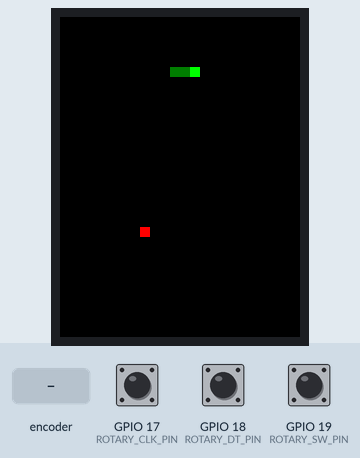
Simulated run of this sketch. Board: ESP32. Shown: 240×320 colour display. The inputs (shaded band) are chosen by the test bench; at power-on: GPIO 19 (ROTARY_SW_PIN) HIGH, GPIO 17 (ROTARY_CLK_PIN) HIGH, GPIO 18 (ROTARY_DT_PIN) HIGH. Random numbers use the default seed unless the sketch sets one.

Above: at 1.5 s.
1.6 s: rotary encoder on GPIO 17 (ROTARY_CLK_PIN) / GPIO 18 (ROTARY_DT_PIN) turned 1 step (first pin leading)
At 4.62 s:
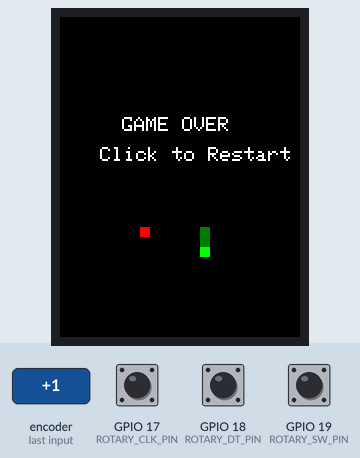
4.8 s: GPIO 19 (ROTARY_SW_PIN) pulled LOW for 0.15 s
At 5.15 s:
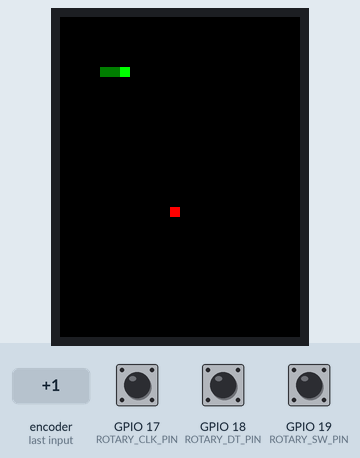
5.5 s: GPIO 19 (ROTARY_SW_PIN) pulled LOW for 1 s
At 5.85 s:
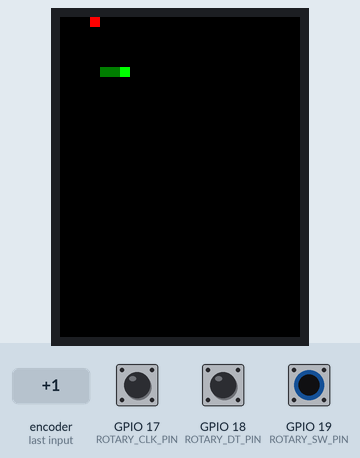
7.1 s: rotary encoder on GPIO 17 (ROTARY_CLK_PIN) / GPIO 18 (ROTARY_DT_PIN) turned 1 step (first pin leading)
At 11.0 s:
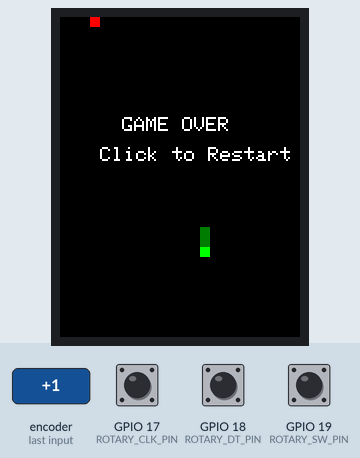
Timing chart, 0 to 11.3 s (numbered marks = the images above; inputs shaded):
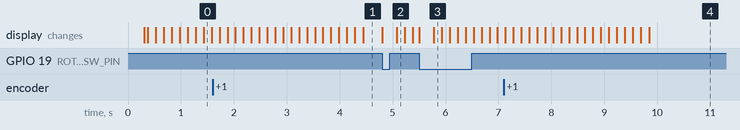

Measured:
- after the input at 4.8 s, the display: first changes at once (image 2 shows a later state)

The sketch:

Snake.ino
```cpp
#include <TFT_eSPI.h>

#define ROTARY_CLK_PIN 17
#define ROTARY_DT_PIN  18
#define ROTARY_SW_PIN  19

#define SCREEN_WIDTH 240
#define SCREEN_HEIGHT 240
#define GRID_SIZE 10
#define GRID_WIDTH (SCREEN_WIDTH / GRID_SIZE)
#define GRID_HEIGHT (SCREEN_HEIGHT / GRID_SIZE)

TFT_eSPI tft = TFT_eSPI();

enum Direction { UP, RIGHT, DOWN, LEFT };
Direction dir = RIGHT;

struct Point {
  int x;
  int y;
};

Point snake[GRID_WIDTH * GRID_HEIGHT];
int snakeLength = 3;

Point food;

bool gameOver = false;
unsigned long lastMoveTime = 0;
const int moveInterval = 150;

void drawPixel(int x, int y, uint16_t color) {
  tft.fillRect(x * GRID_SIZE, y * GRID_SIZE, GRID_SIZE, GRID_SIZE, color);
}

void placeFood() {
  bool placed = false;
  while (!placed) {
    food.x = random(GRID_WIDTH);
    food.y = random(GRID_HEIGHT);
    placed = true;
    for (int i = 0; i < snakeLength; i++) {
      if (snake[i].x == food.x && snake[i].y == food.y) {
        placed = false;
        break;
      }
    }
  }
}

void resetGame() {
  dir = RIGHT;
  snakeLength = 3;
  for (int i = 0; i < snakeLength; i++) {
    snake[i] = {5 - i, 5};
  }
  placeFood();
  gameOver = false;
  lastMoveTime = millis();
  tft.fillScreen(TFT_BLACK);
}

void handleInput() {
  static int lastCLK = digitalRead(ROTARY_CLK_PIN);
  int currentCLK = digitalRead(ROTARY_CLK_PIN);

  if (currentCLK != lastCLK && currentCLK == LOW) {
    int dtState = digitalRead(ROTARY_DT_PIN);
    if (dtState != currentCLK) {
      dir = (Direction)((dir + 1) % 4); // clockwise
    } else {
      dir = (Direction)((dir + 3) % 4); // counter-clockwise
    }
  }
  lastCLK = currentCLK;

  static int lastSwState = HIGH;
  int swState = digitalRead(ROTARY_SW_PIN);
  if (swState == LOW && lastSwState == HIGH) {
    resetGame();
    delay(200);
  }
  lastSwState = swState;
}

void moveSnake() {
  if (millis() - lastMoveTime < moveInterval) return;
  lastMoveTime = millis();

  Point head = snake[0];
  Point newHead = head;

  switch (dir) {
    case UP:    newHead.y--; break;
    case DOWN:  newHead.y++; break;
    case LEFT:  newHead.x--; break;
    case RIGHT: newHead.x++; break;
  }

  if (newHead.x < 0 || newHead.x >= GRID_WIDTH ||
      newHead.y < 0 || newHead.y >= GRID_HEIGHT) {
    gameOver = true;
    return;
  }

  for (int i = 0; i < snakeLength; i++) {
    if (snake[i].x == newHead.x && snake[i].y == newHead.y) {
      gameOver = true;
      return;
    }
  }

  for (int i = snakeLength; i > 0; i--) {
    snake[i] = snake[i - 1];
  }
  snake[0] = newHead;

  if (newHead.x == food.x && newHead.y == food.y) {
    snakeLength++;
    placeFood();
  } else {
    drawPixel(snake[snakeLength].x, snake[snakeLength].y, TFT_BLACK);
  }
}

void drawSnake() {
  for (int i = 0; i < snakeLength; i++) {
    drawPixel(snake[i].x, snake[i].y, i == 0 ? TFT_GREEN : TFT_DARKGREEN);
  }
}

void drawFood() {
  drawPixel(food.x, food.y, TFT_RED);
}

void drawGameOver() {
  tft.setTextColor(TFT_WHITE, TFT_BLACK);
  tft.setTextSize(2);
  tft.setCursor(50, SCREEN_HEIGHT / 2 - 20);
  tft.println(" GAME OVER ");
  tft.setCursor(40, SCREEN_HEIGHT / 2 + 10);
  tft.println("Click to Restart");
}

void setup() {
  Serial.begin(115200);
  tft.init();
  tft.setRotation(0);
  tft.fillScreen(TFT_BLACK);
  pinMode(ROTARY_CLK_PIN, INPUT_PULLUP);
  pinMode(ROTARY_DT_PIN, INPUT_PULLUP);
  pinMode(ROTARY_SW_PIN, INPUT_PULLUP);
  randomSeed(analogRead(0));
  resetGame();
}

void loop() {
  handleInput();
  if (!gameOver) {
    moveSnake();
    drawSnake();
    drawFood();
  } else {
    drawGameOver();
  }
}
```
